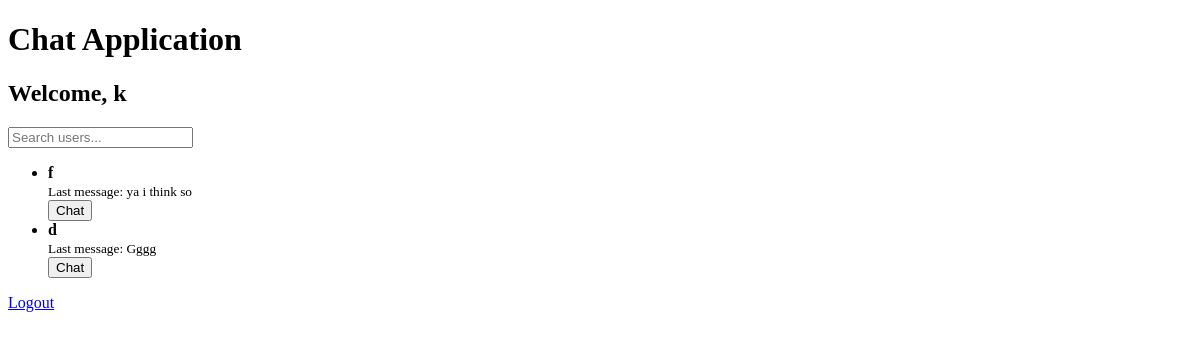
Page / (signed in) on the earlier database version.
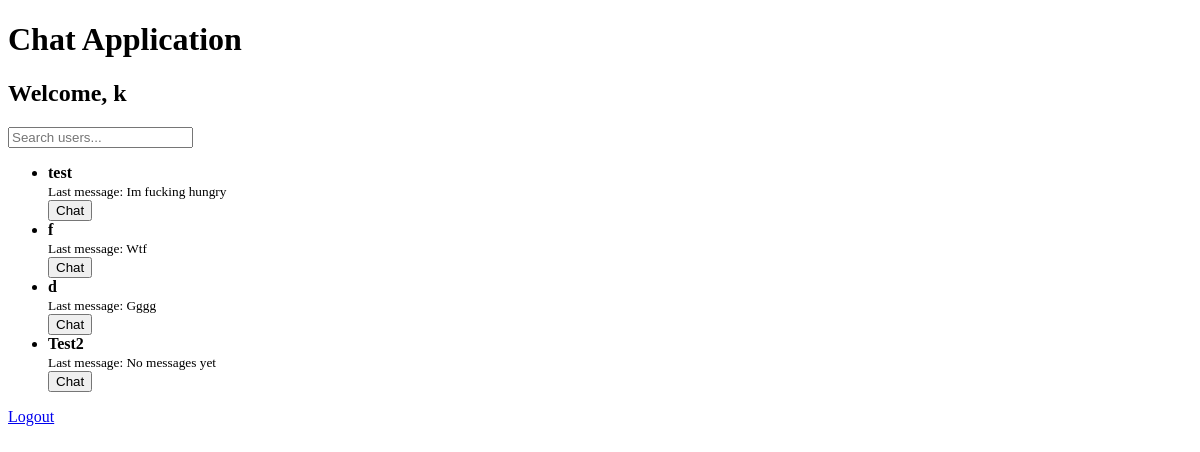
Same page on the later database version.
### tables this page shows
CREATE TABLE users (
        id INTEGER PRIMARY KEY,
        username TEXT UNIQUE NOT NULL,
        password TEXT NOT NULL
    );

### server.py (the view)
@app.route('/')
@login_required
def index():
    cursor.execute('''
    SELECT u.id, u.username, MAX(m.timestamp), m.message
    FROM users u
    LEFT JOIN messages m ON (u.id = m.sender_id AND m.recipient_id = ?) OR (u.id = m.recipient_id AND m.sender_id = ?)
    WHERE u.id != ?
    GROUP BY u.id
    ORDER BY MAX(m.timestamp) DESC
    ''', (current_user.id, current_user.id, current_user.id))
    users = cursor.fetchall()
    return render_template('index.html', username=current_user.username, users=users)

### server.py (called while the page is built)
@login_manager.user_loader
def load_user(user_id):
    cursor.execute("SELECT id, username, password FROM users WHERE id = ?", (user_id,))
    user = cursor.fetchone()
    if user:
        return User(id=user[0], username=user[1], password=user[2])
    return None

### templates/index.html (shortened to what this page needs)
<!DOCTYPE html>
<html lang="en">
<head>
    <link rel="stylesheet" href="{{ url_for('static', filename='css/styles.css') }}">
</head>
<body>
    <h1>Chat Application</h1>
    <h2>Welcome, {{ username }}</h2>
    <input type="text" id="search" placeholder="Search users..." oninput="searchUsers()">
    <ul id="user-list">
        {% for user in users %}
        <li id="user-{{ user[1] }}">
            <div>
                <strong>{{ user[1] }}</strong><br>
                <small>Last message: {{ user[3] or 'No messages yet' }}</small><br>
                <button onclick="window.location.href='{{ url_for('chat', recipient_username=user[1]) }}'">Chat</button>
            </div>
        </li>
        {% endfor %}
    </ul>
    <a href="{{ url_for('logout') }}">Logout</a>
</body>
</html>

Differences in the rows shown:
added users: username "test", user "Im fucking hungry"
computed for users (number 2 of 4 on the later page): user "ya i think so" → "Wtf"
added users: username "Test2", user "No messages yet"
